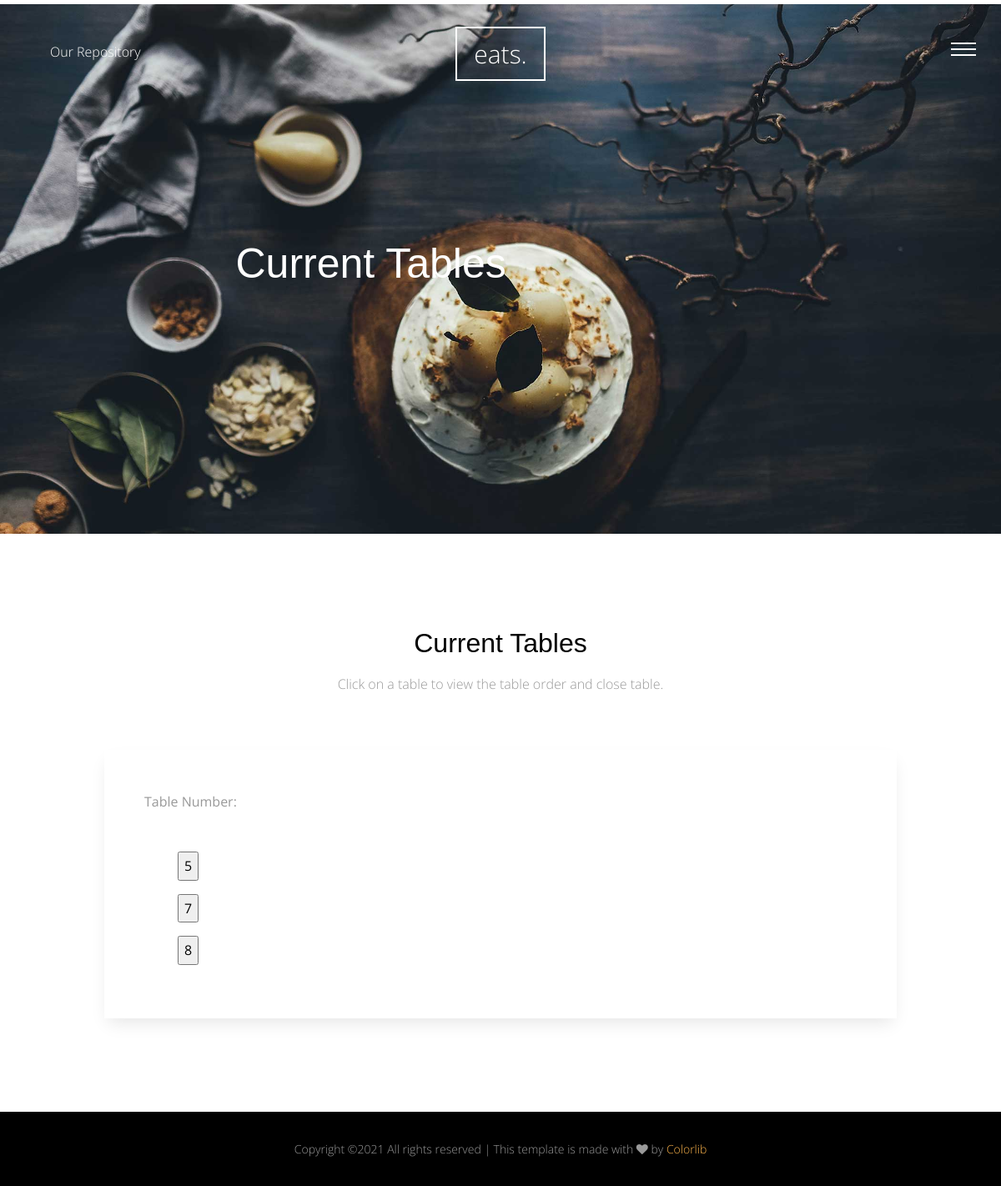
The page /table_list/9/ on the database its author committed.
### website/models.py (models this page shows, shortened)
class Table(models.Model):
    restaurant = models.ForeignKey(Restaurant, on_delete=models.CASCADE, null=True, blank=True)
    table_number = models.IntegerField(default=0)
    table_order = models.CharField(max_length=1000, default="NA")

### website/views.py (the view)
# urls.py: path('table_list/<int:restaurant_id>/',views.table_list, name='tableList'),
def table_list(request, restaurant_id):
    table_list = Table.objects.filter(restaurant__pk=restaurant_id)
    context = {'table_list': table_list, 'restaurant_id' : restaurant_id}
    return render(request, 'website/table_list.html', context)

### website/templates/website/table_list.html (shortened to what this page needs)
{% extends 'base_restaurant.html' %}
{% load static %}
{% block body %}
      <div class="main-wrap">
        <div class="cover_1 cover_sm">
          <div class="img_bg" style="background-image: url({% static 'site_static/img/slider-1.jpg' %})" data-stellar-background-ratio="0.5">
            <div class="container">
              <div class="row align-items-center justify-content-center">
                <div class="col-md-7" data-aos="fade-up">
                  <h2 class="heading">Current Tables </h2>
                </div>
              </div>
            </div>
          </div>
        </div>
        <div class="section" data-aos="fade-up">
          <div class="container">
            <div class="row justify-content-center mb-5">
              <div class="col-md-8  text-center">
                <h2 class="mb-3">Current Tables</h2>
                <p class="lead">Click on a table to view the table order and close table.</p>
              </div>
            </div>
            <div class="row justify-content-center">
              <div class="col-md-10 p-5 form-wrap">
<b>{% block title %}Table Number:{% endblock %}<br><br></b>
{% if table_list %}
   <ul>
   {% for table in table_list %}
       <p></p><input type="button" value="{{ table.table_number }}" onclick ='document.location.href ="/website/table/{{ table.id }}/"' ></p>
   {% endfor %}
   </ul>
{% else %}
   <p>No tables are currently occupied.</p>
{% endif %}
              </div>
            </div>
          </div>
        </div>
      </div>
            </div>
{% endblock body %}

### static/site_static/css/style.css (style rules this page uses)
html { overflow-x: hidden; }
body { background: #fff; font-family: "Open Sans", cursive; font-size: 16px; line-height: 1.8; font-weight: 300; color: #999999; }
h1, h2, h3, h4, h5 { color: #000; font-family: "Playfair Display", Arial, sans-serif; }
.lead { font-size: 16px; }
.section { padding: 7em 0; }
.form-wrap { padding: 40px; background: #fff; -webkit-box-shadow: 0 10px 20px -5px rgba(0, 0, 0, 0.1); box-shadow: 0 10px 20px -5px rgba(0, 0, 0, 0.1); }
.cover_1 { position: relative; }
.cover_1 .img_bg { background-repeat: no-repeat; background-size: cover !important; background-position: center center; }
.cover_1 .img_bg, .cover_1 .img_bg > .container > .row { min-height: 700px; height: 100vh; }
.cover_1.cover_sm .img_bg, .cover_1.cover_sm .img_bg > .container > .row { min-height: 600px; height: 80vh; }
.cover_1 .heading { color: white; font-weight: 300; font-size: 30px; line-height: 1.5; }
@media (min-width: 768px) { .cover_1 .heading { font-size: 50px; line-height: 1.5; } }

### rows shown on the page
Table: table_number "5"
Table: table_number "7"
Table: table_number "8"
